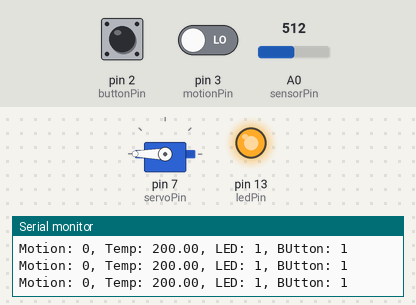
Bench run of a sketch on a simulated Arduino Uno, built with avr-gcc and run on an emulated ATmega328P. Shown: servo, output pins drawn as LEDs (lit = HIGH), the last lines printed to the serial monitor. The test bench sets the inputs (shaded band); at power-on: A0 (sensorPin) = 512, pin 2 (buttonPin) HIGH, pin 3 (motionPin) LOW.

Above: at 1.2 s.
1.3 s: A0 (sensorPin) set to 306
At 2.5 s:
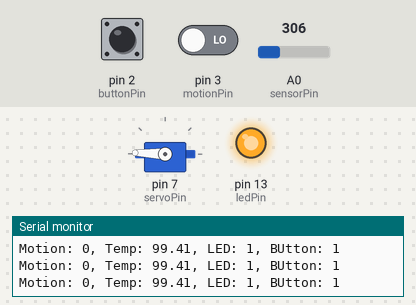
2.8 s: pin 2 (buttonPin) pulled LOW for 0.15 s
At 3.9 s:
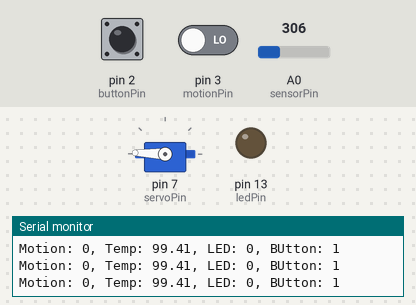
4.4 s: A0 (sensorPin) set to 122
At 5.0 s:
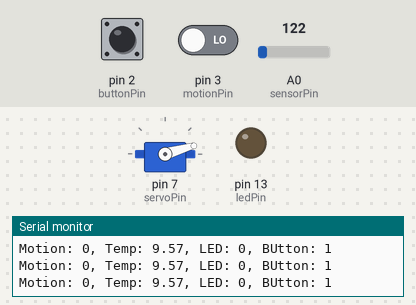
5.9 s: pin 3 (motionPin) driven HIGH
At 7.1 s:
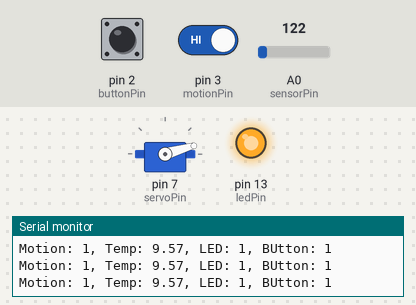
7.4 s: pin 3 (motionPin) driven LOW
At 7.8 s:
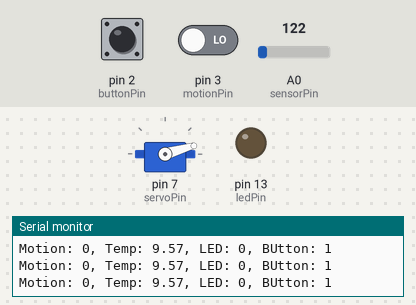
10.4 s: A0 (sensorPin) set to 511
At 11.8 s:
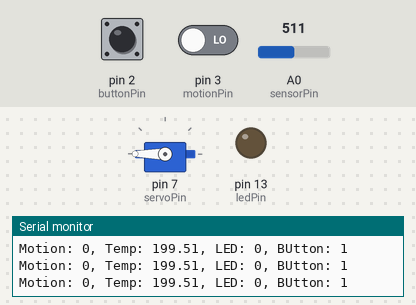
Timing chart, 0 to 12.9 s (numbered marks = the images above; inputs shaded):
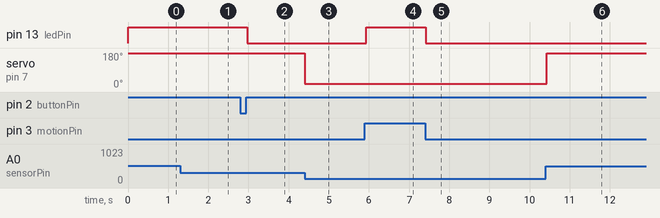

Measured:
- after the input at 1.3 s, servo on pin 7 (servoPin): 180° → 178° at once
- after the input at 2.8 s, pin 13 (ledPin): HIGH → LOW after 0.17 s
- after the input at 4.4 s, servo on pin 7 (servoPin): 178° → 16° at once
- after the input at 5.9 s, pin 13 (ledPin): LOW → HIGH at once
- after the input at 7.4 s, pin 13 (ledPin): HIGH → LOW at once
- after the input at 10.4 s, servo on pin 7 (servoPin): 16° → 180° at once

The sketch:

Task1_3C.ino
```cpp
// C++ code
#include <Servo.h>
Servo Servo1;
#define sensorPin A0
#define servoPin 7
#define motionPin 3
#define ledPin 13
#define buttonPin 2
bool ledState = false;
bool sensed = false;
bool pressed = false;
void setup()
{
    Serial.begin(9600);
    pinMode(motionPin, INPUT);
    pinMode(ledPin, OUTPUT);
    pinMode(buttonPin, INPUT_PULLUP);
    digitalWrite(ledPin, LOW);
    Servo1.attach(servoPin);
    pressed = digitalRead(buttonPin);
    sensed = digitalRead(motionPin);
    attachInterrupt(digitalPinToInterrupt(motionPin), motionTrigger, CHANGE);
    attachInterrupt(digitalPinToInterrupt(buttonPin), buttonTrigger, RISING);
}
void loop()
{
    int reading = analogRead(sensorPin);       // read the analog value
    float voltage = reading * (5.0 / 1024.0);  // converting to voltage
    float temperature = (voltage - 0.5) * 100; // convert to Celcius
    int value = map(temperature, 0, 100, 0, 180);
    // Printing to serial monitor
    Serial.print("Motion: ");
    Serial.print(digitalRead(motionPin));
    Serial.print(", Temp: ");
    Serial.print(temperature);
    Serial.print(", LED: ");
    Serial.print(ledState);
    Serial.print(", BUtton: ");
    Serial.println(digitalRead(buttonPin));
    // led turns on if temperature is higher than 29
    if (temperature > 0 && temperature < 100)
    {
        Servo1.write(value);
    }
    else if (temperature < 0)
    {
        Servo1.write(0);
    }
    else if (temperature > 100)
    {
        Servo1.write(180);
    }
    if (pressed)
    {
        ledState = !ledState;
        pressed = false;
    }
    if (sensed)
    {
        ledState = !ledState;
        sensed = false;
    }
    digitalWrite(ledPin, ledState);
    delay(50); // delay for stability
}
void motionTrigger()
{
    sensed = true;
}
void buttonTrigger()
{
    pressed = true;
}
```
